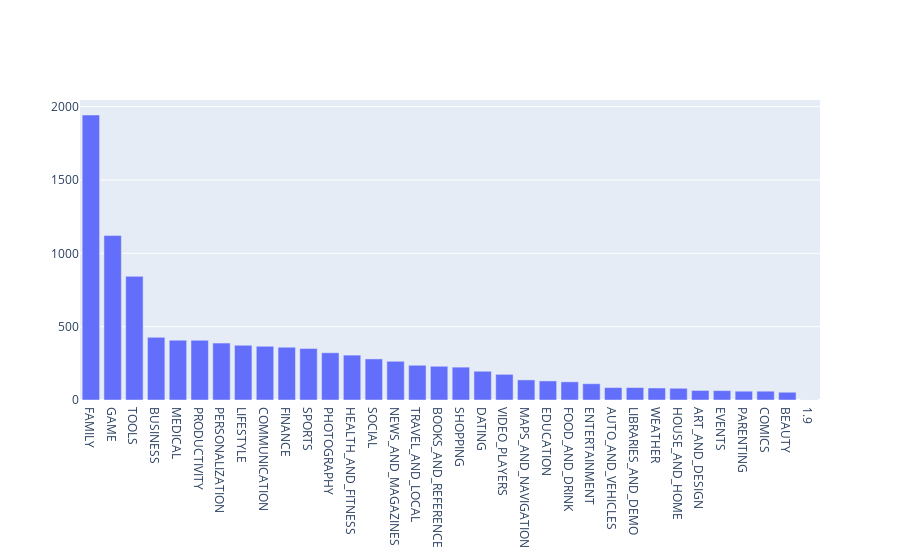

The code cell stored with this chart in its notebook:
### Markdown cell above
# Data Visualization

### Code cell
# Print the total number of unique categories
num_categories = len(apps['Category'].unique())
print('Number of categories = ', num_categories)
# Count the number of apps in each 'Category'. 
num_apps_in_category = apps['Category'].value_counts()
# Sort num_apps_in_category in descending order based on the count of apps in each category
sorted_num_apps_in_category = num_apps_in_category.sort_values(ascending=False)
data = [go.Bar(
        x = num_apps_in_category.index, # index = category name
        y = num_apps_in_category.values, # value = count
)]
plotly.offline.iplot(data)

### Figure 1 — Plotly figure (JSON) as saved in the notebook; plotly's stock layout.template omitted (floating-point values rounded to 4 significant figures)
{"data": [{"type": "bar", "x": ["FAMILY", "GAME", "TOOLS", "BUSINESS", "MEDICAL", "PRODUCTIVITY", "PERSONALIZATION", "LIFESTYLE", "COMMUNICATION", "FINANCE", "SPORTS", "PHOTOGRAPHY", "HEALTH_AND_FITNESS", "SOCIAL", "NEWS_AND_MAGAZINES", "TRAVEL_AND_LOCAL", "BOOKS_AND_REFERENCE", "SHOPPING", "DATING", "VIDEO_PLAYERS", "MAPS_AND_NAVIGATION", "EDUCATION", "FOOD_AND_DRINK", "ENTERTAINMENT", "AUTO_AND_VEHICLES", "LIBRARIES_AND_DEMO", "WEATHER", "HOUSE_AND_HOME", "ART_AND_DESIGN", "EVENTS", "PARENTING", "COMICS", "BEAUTY", "1.9"], "y": [1943, 1121, 843, 427, 408, 407, 388, 373, 366, 360, 351, 322, 306, 280, 264, 237, 230, 224, 196, 175, 137, 130, 124, 111, 85, 85, 82, 80, 65, 64, 60, 60, 53, 1]}], "layout": {}}
